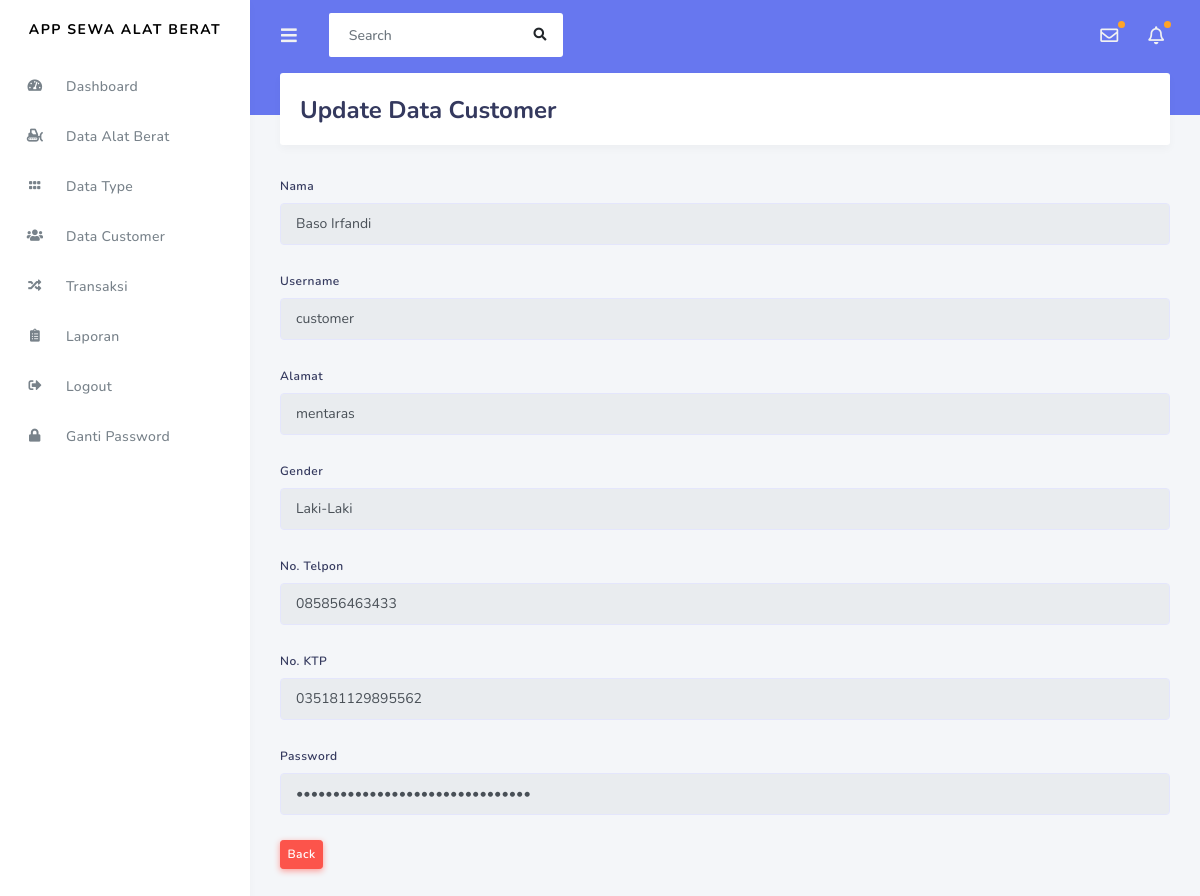
Page /admin/data_customer/detail_customer/3 on the committed database.
### tables this page shows
CREATE TABLE `customer` (
  `id_customer` int NOT NULL,
  `nama` varchar(120) NOT NULL,
  `username` varchar(120) NOT NULL,
  `alamat` varchar(120) NOT NULL,
  `gender` varchar(20) NOT NULL,
  `no_telpon` varchar(20) NOT NULL,
  `no_ktp` varchar(50) NOT NULL,
  `password` varchar(120) NOT NULL,
  `role_id` int NOT NULL
);

### application/controllers/admin/Data_customer.php (called while the page is built, shortened)
<?php
class Data_customer extends CI_Controller
{
	public function detail_customer($id)
	{
		$data['customer'] = $this->db->query("SELECT * FROM customer WHERE id_customer = '$id'")->result();
		$this->load->view('templates_admin/header');
		$this->load->view('templates_admin/sidebar');
		$this->load->view('admin/detail_customer', $data);
		$this->load->view('templates_admin/footer');
	}
}
?>

### index.php (called while the page is built, shortened)
<?php
require_once BASEPATH.'core/CodeIgniter.php';

### application/views/admin/detail_customer.php (the view, shortened to what this page needs)
<div class="main-content">
	<section class="section">
		<div class="section-header">
			<h1> Update Data Customer</h1>
		</div>
	</section>
	<?php foreach ($customer as $cs): ?>
		<div class="form-group">
			<label>Nama</label>
			<input type="text" name="nama" class="form-control" value="<?php echo $cs->nama ?>" readonly>
		</div>
		<div class="form-group">
			<label>Username</label>
			<input type="text" name="username" class="form-control" value="<?php echo $cs->username ?>" readonly>
		</div>
		<div class="form-group">
			<label>Alamat</label>
			<input type="text" name="alamat" class="form-control" value="<?php echo $cs->alamat ?>" readonly>
		</div>
		<div class="form-group">
			<label>Gender</label>
			<input type="text" name="no_telpon" class="form-control" value="<?php echo $cs->gender ?>" readonly>
		</div>
		<div class="form-group">
			<label>No. Telpon</label>
			<input type="text" name="no_telpon" class="form-control" value="<?php echo $cs->no_telpon ?>" readonly>
		</div>
		<div class="form-group">
			<label>No. KTP</label>
			<input type="text" name="no_ktp" class="form-control" value="<?php echo $cs->no_ktp ?>" readonly>
		</div>
		<div class="form-group">
			<label>Password</label>
			<input type="password" name="password" class="form-control" value="<?php echo $cs->password ?>" readonly>
		</div>
		<a href="<?= site_url('admin/data_customer') ?>" type="reset" class="btn btn-sm btn-danger" style="margin-bottom: 100px">Back</a>
	<?php endforeach; ?>
</div>

### rows in the picture
customer: nama "Baso Irfandi", username "customer", alamat "mentaras", no_telpon "Laki-Laki", no_telpon "085856463433", no_ktp "035181129895562"
